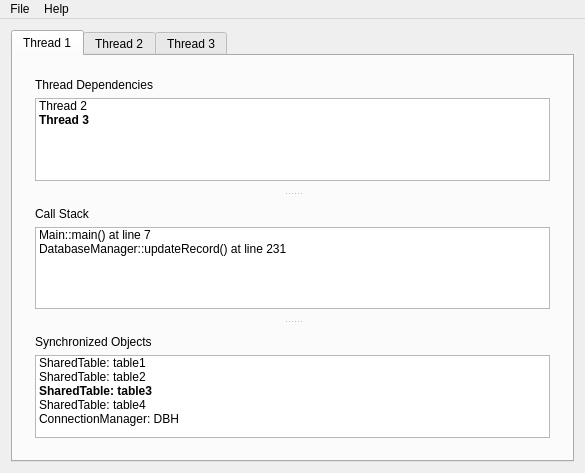
<?xml version="1.0" encoding="UTF-8"?>
<ui version="4.0">
 <class>MainWindow</class>
 <widget class="QMainWindow" name="MainWindow">
  <property name="geometry">
   <rect>
    <x>0</x>
    <y>0</y>
    <width>585</width>
    <height>473</height>
   </rect>
  </property>
  <property name="windowTitle">
   <string>MainWindow</string>
  </property>
  <widget class="QWidget" name="centralWidget">
   <layout class="QVBoxLayout" name="verticalLayout">
    <item>
     <widget class="QTabWidget" name="tabWidget">
      <property name="enabled">
       <bool>true</bool>
      </property>
      <property name="tabShape">
       <enum>QTabWidget::Rounded</enum>
      </property>
      <property name="currentIndex">
       <number>0</number>
      </property>
      <widget class="QWidget" name="tab">
       <attribute name="title">
        <string>Thread 1</string>
       </attribute>
       <layout class="QVBoxLayout" name="verticalLayout_5">
        <item>
         <widget class="QSplitter" name="splitter">
          <property name="orientation">
           <enum>Qt::Vertical</enum>
          </property>
          <widget class="QWidget" name="verticalLayoutWidget">
           <layout class="QVBoxLayout" name="verticalLayout_2">
            <item>
             <widget class="QLabel" name="label">
              <property name="text">
               <string>Thread Dependencies</string>
              </property>
             </widget>
            </item>
            <item>
             <widget class="QListWidget" name="listWidget">
              <item>
               <property name="text">
                <string>Thread 2</string>
               </property>
              </item>
              <item>
               <property name="text">
                <string>Thread 3</string>
               </property>
               <property name="font">
                <font>
                 <weight>75</weight>
                 <bold>true</bold>
                </font>
               </property>
              </item>
             </widget>
            </item>
           </layout>
          </widget>
          <widget class="QWidget" name="verticalLayoutWidget_2">
           <layout class="QVBoxLayout" name="verticalLayout_3">
            <item>
             <widget class="QLabel" name="label_2">
              <property name="text">
               <string>Call Stack</string>
              </property>
             </widget>
            </item>
            <item>
             <widget class="QListWidget" name="listWidget_3">
              <item>
               <property name="text">
                <string>Main::main() at line 7</string>
               </property>
              </item>
              <item>
               <property name="text">
                <string>DatabaseManager::updateRecord() at line 231</string>
               </property>
              </item>
             </widget>
            </item>
           </layout>
          </widget>
          <widget class="QWidget" name="verticalLayoutWidget_3">
           <layout class="QVBoxLayout" name="verticalLayout_4">
            <item>
             <widget class="QLabel" name="label_3">
              <property name="text">
               <string>Synchronized Objects</string>
              </property>
             </widget>
            </item>
            <item>
             <widget class="QListWidget" name="listWidget_2">
              <item>
               <property name="text">
                <string>SharedTable: table1</string>
               </property>
              </item>
              <item>
               <property name="text">
                <string>SharedTable: table2</string>
               </property>
              </item>
              <item>
               <property name="text">
                <string>SharedTable: table3</string>
               </property>
               <property name="font">
                <font>
                 <weight>75</weight>
                 <bold>true</bold>
                </font>
               </property>
              </item>
              <item>
               <property name="text">
                <string>SharedTable: table4</string>
               </property>
              </item>
              <item>
               <property name="text">
                <string>ConnectionManager: DBH</string>
               </property>
              </item>
             </widget>
            </item>
           </layout>
          </widget>
         </widget>
        </item>
       </layout>
      </widget>
      <widget class="QWidget" name="tab_2">
       <attribute name="title">
        <string>Thread 2</string>
       </attribute>
      </widget>
      <widget class="QWidget" name="tab_3">
       <attribute name="title">
        <string>Thread 3</string>
       </attribute>
      </widget>
     </widget>
    </item>
   </layout>
  </widget>
  <widget class="QMenuBar" name="menuBar">
   <property name="geometry">
    <rect>
     <x>0</x>
     <y>0</y>
     <width>585</width>
     <height>21</height>
    </rect>
   </property>
   <widget class="QMenu" name="menuFile">
    <property name="title">
     <string>File</string>
    </property>
    <addaction name="actionExit"/>
   </widget>
   <widget class="QMenu" name="menuHelp">
    <property name="title">
     <string>Help</string>
    </property>
    <addaction name="actionAbout"/>
   </widget>
   <addaction name="menuFile"/>
   <addaction name="menuHelp"/>
  </widget>
  <action name="actionExit">
   <property name="text">
    <string>Exit</string>
   </property>
  </action>
  <action name="actionAbout">
   <property name="text">
    <string>About</string>
   </property>
  </action>
 </widget>
 <layoutdefault spacing="6" margin="11"/>
 <resources/>
 <connections/>
</ui>
